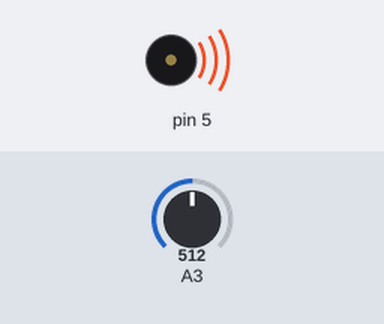
A sketch run on a simulated Arduino Uno, built with avr-gcc and run on an emulated ATmega328P. On the bench: buzzer (waves = sounding). The test bench sets the inputs (shaded band); at power-on: A3 = 512.

Above: at 1.2 s.
1.3 s: A3 set to 0
At 2.5 s:
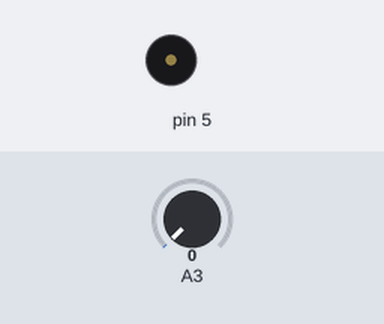
2.8 s: A3 set to 122
At 3.7 s:
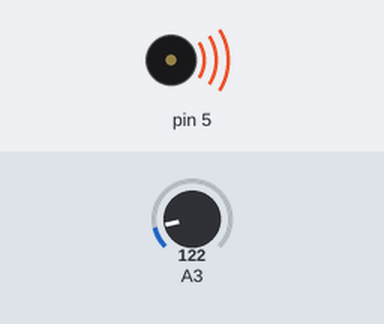
Timing chart, 0 to 5.8 s (numbered marks = the images above; inputs shaded):
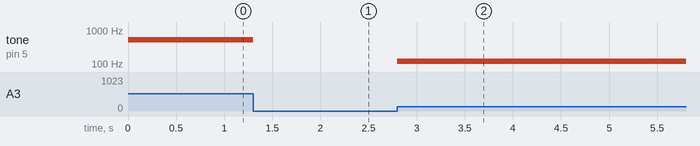

Measured:
- after the input at 1.3 s, tone on pin 5: 512 Hz → silent at once
- after the input at 2.8 s, tone on pin 5: silent → 122 Hz at once

The sketch:

Read_a_buzzer.ino
```cpp
void setup() {
  // put your setup code here, to run once:
pinMode(5,OUTPUT);
pinMode(A3,INPUT);


}

void loop() {
  // put your main code here, to run repeatedly:
tone(5,analogRead(A3));

}
```
